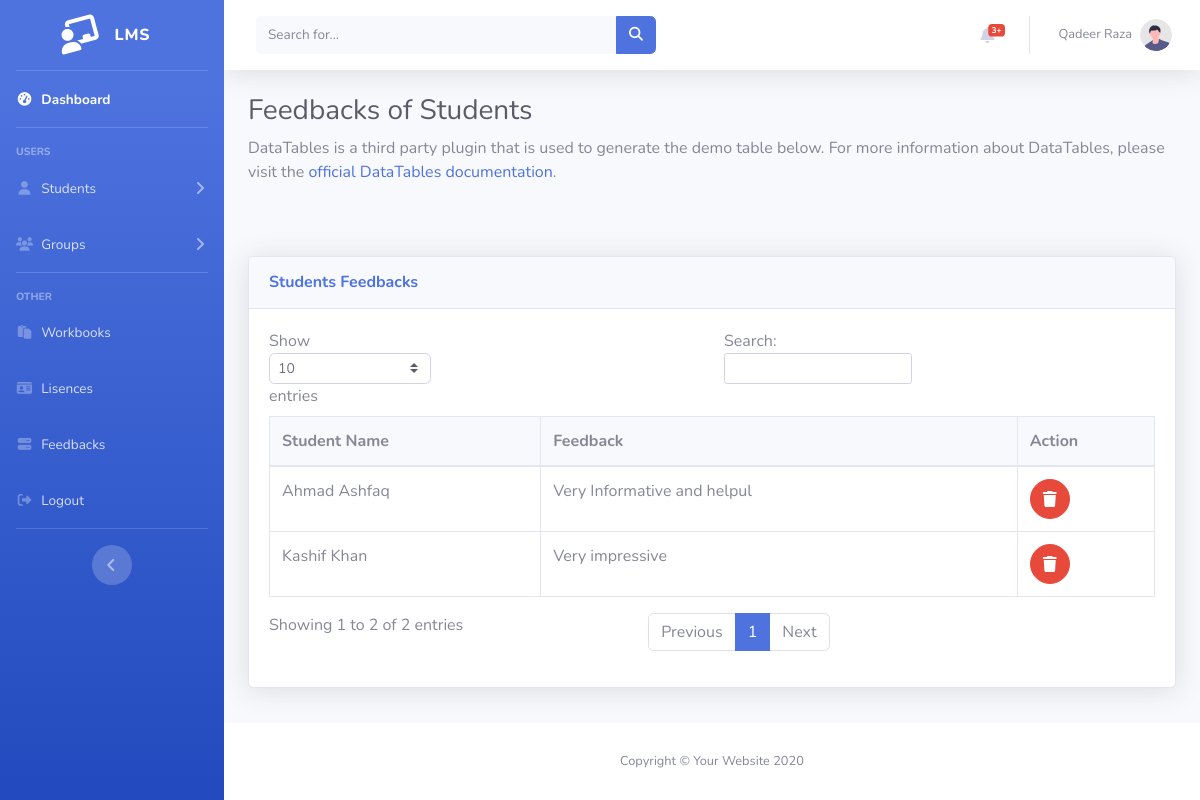
/Instructor/feedback.php (signed in), run on the app's committed database.
### tables this page shows
CREATE TABLE `feedback` (
  `id` int(11) NOT NULL,
  `sid` int(11) NOT NULL,
  `iid` int(11) NOT NULL,
  `feedback` varchar(200) NOT NULL
);

CREATE TABLE `student` (
  `id` int(11) NOT NULL,
  `name` varchar(30) NOT NULL,
  `email` varchar(30) NOT NULL,
  `password` varchar(30) NOT NULL,
  `address` varchar(30) NOT NULL,
  `gender` varchar(20) NOT NULL,
  `status` varchar(20) NOT NULL
);

### Instructor/feedback.php (the view, shortened to what this page needs)
<?php session_start();
include "../db.php";
include "layout/header.php";
$email=$_SESSION['email'];
$data2 = mysqli_query($conn, "SELECT * FROM instructor where email='$email'");
$output2 = mysqli_fetch_assoc($data2);
$iid=$output2['id'];
$data = mysqli_query($conn, "SELECT * FROM feedback where iid='$iid'");
$output = mysqli_fetch_all($data,MYSQLI_ASSOC);
?>
<body id="page-top">
<div id="wrapper">
<?php include "layout/sidebar.php";?>
    <div id="content-wrapper" class="d-flex flex-column">
        <div id="content">
        <?php include "layout/topbar.php";?>
    <div class="container-fluid">
<h1 class="h3 mb-2 text-gray-800"> Feedbacks of Students</h1>
<p class="mb-4">DataTables is a third party plugin that is used to generate the demo table below.
    For more information about DataTables, please visit the <a target="_blank"
        href="https://datatables.net">official DataTables documentation</a>.</p> <br><br>
<div class="card shadow mb-4">
    <div class="card-header py-3">
        <h6 class="m-0 font-weight-bold text-primary">Students Feedbacks</h6>
    </div>
    <div class="card-body">
        <div class="table-responsive">
            <table class="table table-bordered" id="dataTable" width="100%" cellspacing="0">
                <thead>
                    <tr class='bg-light '>
                        <th>Student Name</th>
                        <th>Feedback</th>
                        <th>Action</th>
                    </tr>
                </thead>
                <tbody>
                    <?php foreach($output as $out) {?>
                    <tr>
                        <td><?php $sid=$out['sid']; $data2 = mysqli_query($conn, "SELECT * FROM student where id='$sid'");
                            $output2 = mysqli_fetch_assoc($data2); echo $output2['name']?></td>
                        <td><?php echo $out['feedback']?></td>
                        <td>
                          <a href=""  class="btn btn-danger btn-circle" data-toggle="modal" data-target="#delModal">
                                        <i class="fas fa-trash"></i>
                          </a></td>
     <?php }?>
    </tr>
                </tbody>
            </table>
        </div>
    </div>
</div>
</div>
</div>
<?php include "layout/footer.php"?>

### data on the page
feedback: sid.name "Kashif Khan", feedback "Very impressive"
feedback: sid.name "Ahmad Ashfaq", feedback "Very Informative and helpul"

### other printed values
$_SESSION['name'] "Qadeer Raza"
